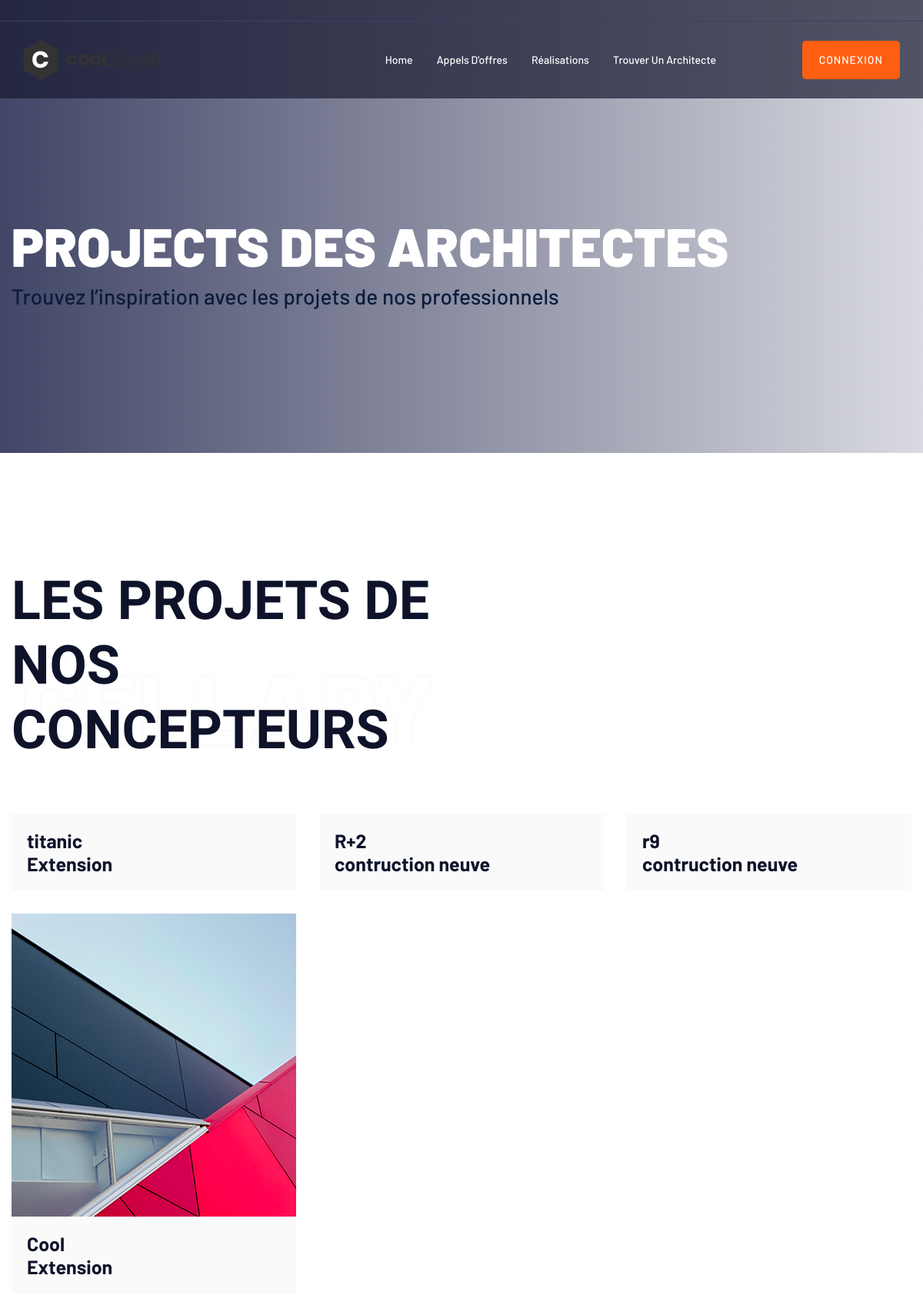
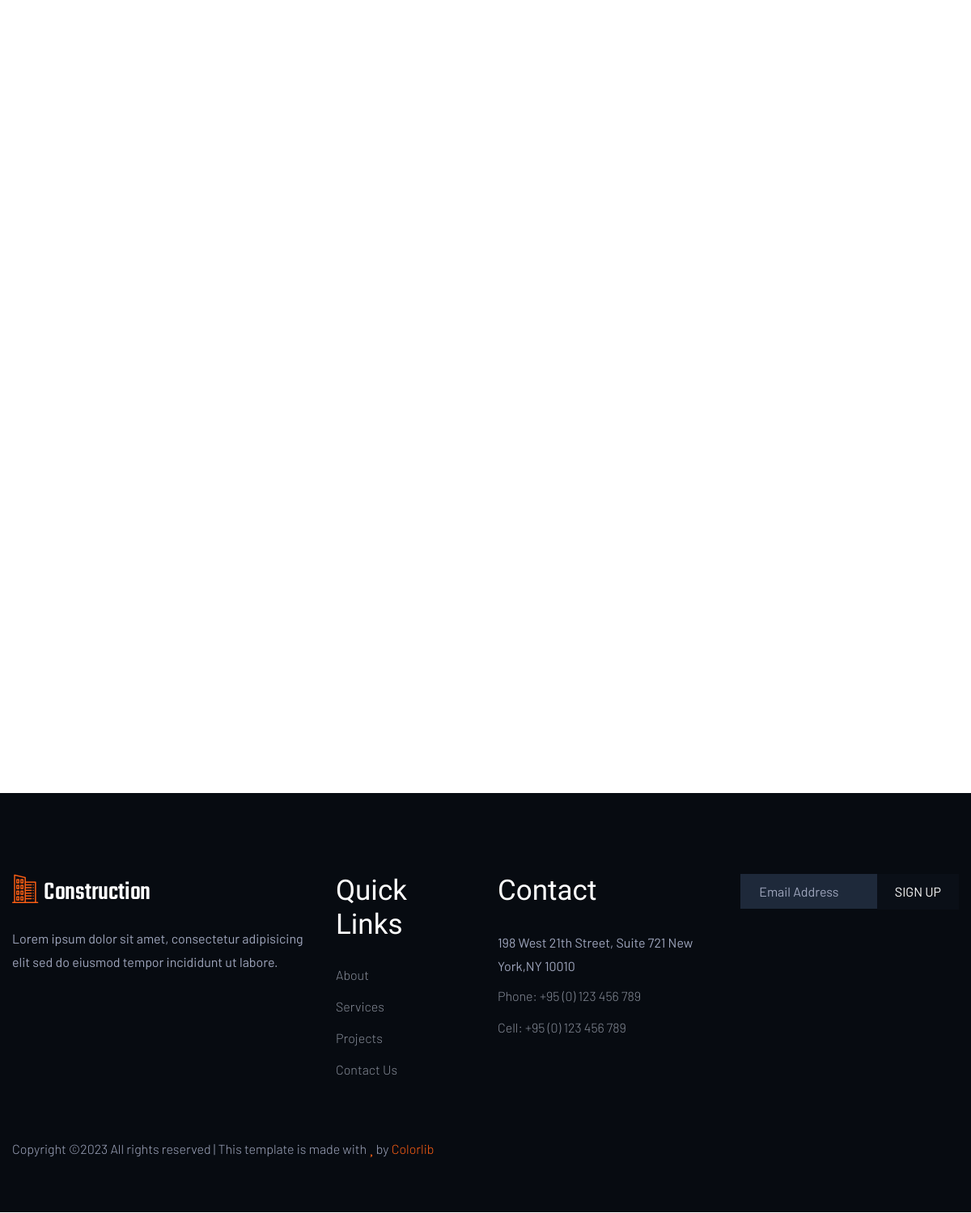
The page /inspiration on the database its author committed (2 pictures, top to bottom).
### recructement/models.py (models this page shows)
class realisation(models.Model):
     architect=models.ForeignKey(User,on_delete=models.CASCADE)
     nom = models.CharField(max_length=100)
     genre = models.CharField(max_length=100)
     image = models.ImageField(default='icon_about.png',upload_to='uploaded_images/')
     description = models.TextField()

### recructement/views.py (the view)
# urls.py: path('inspiration',allrealisaion,name='allrealisaion'),
def allrealisaion(request):
     realisations = realisation.objects.all()
     return render(request, 'app_recrutement/Projetinspire.html',{'realisations':realisations})

### recructement/templates/app_recrutement/Projetinspire.html (shortened to what this page needs)
{% extends 'app_recrutement/baseA.html' %}
{% load static %}
{% block content%}
<div class="slider-area ">
    <div class="single-slider hero-overly slider-height2 d-flex align-items-center" data-background="assets/img/hero/about.jpg">
    <div class="container">
    <div class="row">
    <div class="col-xl-12">
    <div class="hero-cap pt-100">
    <h2>Projects des architectes</h2>
    <h3>Trouvez l’inspiration avec les projets de nos professionnels</h3>
    </div>
    </div>
    </div>
    </div>
    </div>
</div>
<section class="project-area  section-padding30">
    <div class="container">
    <div class="project-heading mb-35">
    <div class="row align-items-end">
    <div class="col-lg-6">
     <div class="section-tittle section-tittle3">
    <div class="front-text">
    <h2 class="">Les projets de nos Concepteurs</h2>
    </div>
    <span class="back-text">Gellary</span>
    </div>
    </div>
    <div class="col-lg-6">
    </div>
    </div>
    </div>
    <div class="row">
    <div class="col-12">
    <div class="tab-content active" id="nav-tabContent">
    <div class="tab-pane fade active show" id="nav-home" role="tabpanel" aria-labelledby="nav-home-tab">
    <div class="project-caption">
    <div class="row">
    {% for realisations in realisations %}
    <div class="col-lg-4 col-md-6">
    <div class="single-project mb-30">
    <div class="project-img">
    <img src="{{ realisations.image.url }}" alt="">
    </div>
    <div class="project-cap">
    <h4><a href="project_details.html">{{ realisations.nom }}</a></h4>
    <h4><a href="project_details.html">{{ realisations.genre }}</a></h4>
    </div>
    </div>
    </div>
    {% endfor %}
    </div>
    </div>
    </div>
    </div>
    </section>
{% endblock content %}

### recructement/templates/app_recrutement/baseA.html (shortened to what this page needs)
<!doctype html>
{% load static %}
<html class="no-js" lang="zxx">
<head>
<link rel="stylesheet" href="{% static 'frontend/assets/css/style.css' %}">
<link rel="stylesheet" href="{% static 'frontend/assets/css/bootstrap.min.css' %}">
<link rel="stylesheet" href="{% static 'frontend/assets/css/owl.carousel.min.css' %}">
<link rel="stylesheet" href="{% static 'frontend/assets/css/slicknav.css' %}">
<link rel="stylesheet"  href="{% static 'frontend/assets/css/animate.min.css' %}">
<link rel="stylesheet" href="{% static 'frontend/assets/css/magnific-popup.css' %}">
<link rel="stylesheet" href="{% static 'frontend/assets/css/fontawesome-all.min.css' %}">
<link rel="stylesheet"href="{% static 'frontend/assets/css/themify-icons.css' %}">
<link rel="stylesheet"  href="{% static 'frontend/assets/css/slick.css' %}">
<link rel="stylesheet"  href="{% static 'frontend/assets/css/nice-select.css' %}">
<link rel="stylesheet" href="{% static 'frontend/assets/css/style.css' %}">
</head>
<body>
<header>
<div class="header-area header-transparent">
<div class="main-header ">
<div class="header-top d-none d-lg-block">
<div class="container-fluid">
<div class="col-xl-12">
</div>
</div>
</div>
<div class="header-bottom  header-sticky">
<div class="container-fluid">
<div class="row align-items-center">
<div class="col-xl-2 col-lg-2 col-md-1">
<div class="logo">
<a href="{% url 'index' %}" class="big-logo"><img src="{% static 'frontend/assets/img/logo/logo.png' %}" alt=""></a>
</div>
</div>
<div class="col-xl-8 col-lg-8 col-md-8">
 <div class="main-menu f-right d-none d-lg-block">
<nav>
<ul id="navigation">
<li><a href="{% url 'index' %}">Home</a></li>
<li><a href="{% url 'appelofre' %}">Appels d'offres</a></li>
<li><a  href="{% url 'allrealisaion' %}">Réalisations</a></li>
<li>
    {% if user.is_authenticated %}
    <a href="{% url 'pageajoutdemande' %}">Trouver un architecte</a>
    {% else %}
    <a href="{% url 'signin' %}">Trouver un architecte</a>
  {% endif %}
</ul>
</nav>
</div>
</div>
{% if user.is_authenticated %}
<div class="col-xl-2 col-lg-2 col-md-3">
    <div class="header-right-btn f-right d-none d-lg-block">
    <a href="{% url 'Deconnexion' %}" class="btn">Deconnexion</a>
    </div>
    </div>
    {% else %}
    <div class="col-xl-2 col-lg-2 col-md-3">
        <div class="header-right-btn f-right d-none d-lg-block">
        <a href="{% url 'signin' %}" class="btn">connexion</a>
        </div>
        </div>
    {% endif %}
</div>
<div class="col-12">
</div>
</div>
</div>
</div>
</div>
</header>
<main>
    {% block content%}
    {% endblock content %}
</main>
<footer>
<div class="footer-main">
<div class="footer-area footer-padding">
<div class="container">
<div class="row  justify-content-between">
<div class="col-lg-4 col-md-4 col-sm-8">
<div class="single-footer-caption mb-30">
<div class="footer-logo">
<a href="index-2.html"><img src="{% static 'frontend/assets/img/logo/logo2_footer.png' %}" alt=""></a>
</div>
<div class="footer-tittle">
<div class="footer-pera">
<p class="info1">Lorem ipsum dolor sit amet, consectetur adipisicing elit sed do eiusmod tempor incididunt ut labore.</p>
</div>
</div>
</div>
</div>
<div class="col-lg-2 col-md-4 col-sm-5">
<div class="single-footer-caption mb-50">
<div class="footer-tittle">
<h4>Quick Links</h4>
<ul>
<li><a href="#">About</a></li>
<li><a href="#">Services</a></li>
<li><a href="#">Projects</a></li>
<li><a href="#">Contact Us</a></li>
</ul>
</div>
</div>
</div>
<div class="col-lg-3 col-md-4 col-sm-7">
<div class="single-footer-caption mb-50">
<div class="footer-tittle">
<h4>Contact</h4>
<div class="footer-pera">
<p class="info1">198 West 21th Street, Suite 721 New York,NY 10010</p>
</div>
<ul>
<li><a href="#">Phone: +95 (0) 123 456 789</a></li>
<li><a href="#">Cell: +95 (0) 123 456 789</a></li>
</ul>
</div>
</div>
</div>
<div class="col-lg-3 col-md-6 col-sm-8">
<div class="single-footer-caption mb-50">
<div class="footer-form">
<div id="mc_embed_signup">
<form target="_blank" action="https://spondonit.us12.list-manage.com/subscribe/post?u=1462626880ade1ac87bd9c93a&amp;id=92a4423d01" method="get" class="subscribe_form relative mail_part" novalidate="true">
<input type="email" name="EMAIL" id="newsletter-form-email" placeholder=" Email Address " class="placeholder hide-on-focus" onfocus="this.placeholder = ''" onblur="this.placeholder = ' Email Address '">
<div class="form-icon">
<button type="submit" name="submit" id="newsletter-submit" class="email_icon newsletter-submit button-contactForm">
SIGN UP
</button>
</div>
</form>
</div>
</div>
<div class="map-footer">
</div>
</div>
</div>
</div>
<div class="row align-items-center">
<div class="col-xl-12 ">
<div class="footer-copy-right">
<p>
Copyright &copy; All rights reserved | This template is made with <i class="fa fa-heart" aria-hidden="true"></i> by <a href="https://colorlib.com/" target="_blank">Colorlib</a>
</p>
</div>
</div>
</div>
</div>
</div>
</div>
</footer>
</body>
</html>

### rows shown on the page
realisation: nom "titanic", genre "Extension"
realisation: nom "R+2", genre "contruction neuve"
realisation: nom "r9", genre "contruction neuve"
realisation: image (picture), nom "Cool", genre "Extension"
